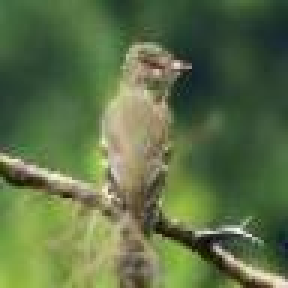
#> input picture q_1.jpg, 96 x 96 px (shown 3 times larger)
$ jupyter execute --allow-errors the1.ipynb
#> lines starting #> are read from the running program, lines starting #| are printed output that depends on the picture
[cell 1]
# 2.2.1 - Per Channel Color Histogram
import cv2
import numpy as np
import matplotlib.pyplot as plt

[cell 2]
# Read in an image
image = cv2.imread('q_1.jpg')
#> image is the input picture: shape (96, 96, 3); mean B, G, R 70.4, 111.6, 93
# Take each channel
image_b = image[:,:,0]
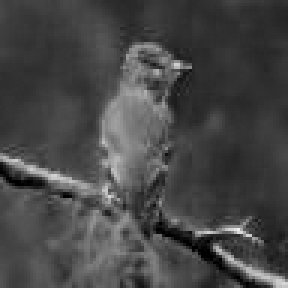
#> image_b: shape (96, 96) (shown 3 times larger); min 0, max 239, mean 70.4
image_g = image[:,:,1]
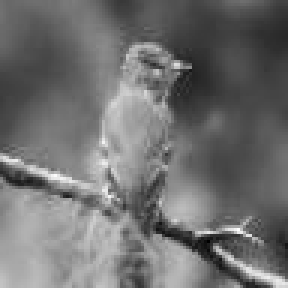
#> image_g: shape (96, 96) (shown 3 times larger); min 0, max 255, mean 111.6
image_r = image[:,:,2]
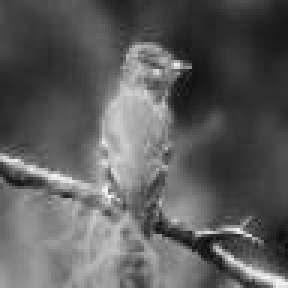
#> image_r: shape (96, 96) (shown 3 times larger); min 6, max 254, mean 93
image_b.shape
image.shape
#> Out = (96, 96, 3)

[cell 3]
# write the version of this function with no for loops
def per_channel_histogram(image,interval):
#> called with interval = 64
    histogram_b = np.bincount(np.int_(image[:,:,0].flatten()/interval),minlength=int(256/interval))
#> histogram_b = [4880, 3716, 579, 41]
    histogram_g = np.bincount(np.int_(image[:,:,1].flatten()/interval),minlength=int(256/interval))
#> histogram_g = [1019, 5024, 2970, 203]
    histogram_r = np.bincount(np.int_(image[:,:,2].flatten()/interval),minlength=int(256/interval))
#> histogram_r = [3411, 3239, 2313, 253]
    #take an array of three histograms
    histogram = np.array([histogram_b, histogram_g, histogram_r])
#> histogram = [[4880, 3716, 579, 41], [1019, 5024, 2970, 203], [3411, 3239, 2313, 253]]
    return histogram

[cell 4]
print(per_channel_histogram(image,64))
#| [[4880 3716  579   41]
#|  [1019 5024 2970  203]
#|  [3411 3239 2313  253]]

[cell 5]
def color_3d_histogram(image,interval):
    r_combinations, g_combinations, b_combinations = np.meshgrid(np.arange(len(per_channel_histogram(image,interval)[0])), np.arange(len(per_channel_histogram(image,interval)[1])), np.arange(len(per_channel_histogram(image,interval)[2])), indexing='ij')
    comb_arr = np.stack([r_combinations, g_combinations, b_combinations], axis=-1)
    flattened = comb_arr.reshape((-1, 3)).astype("uint32")
    histogram_3d = np.zeros((int(256/interval)**3))
    for flat in flattened:
        index = int(flat[0] * (256/interval) ** 2 + flat[1] * (256/interval) + flat[2])
        histogram_3d[index] = per_channel_histogram(image,interval)[0][flat[0]] + per_channel_histogram(image,interval)[1][flat[1]] + per_channel_histogram(image,interval)[2][flat[2]]
    return histogram_3d

[cell 6]
def split_image(image, grid_size):

    # Get the dimensions of the original image
#> called with grid_size = 2
    height, width, channels = image.shape
#> height = 96; width = 96; channels = 3

    # Calculate the size of each grid cell
    cell_height = height // grid_size
#> cell_height = 48
    cell_width = width // grid_size
#> cell_width = 48

    # Reshape the image to a 2D array to make slicing easier
    reshaped_image = image.reshape(grid_size, cell_height, grid_size, cell_width, channels)

    # Swap axes to get the final grid
    grid = reshaped_image.transpose(0, 2, 1, 3, 4).reshape(-1, cell_height, cell_width, channels)

    return grid

def extract_grid_histograms(image,grid,interval):
    size = int(96 / grid)
    hists = []
    for i in range(0, grid):
        for j in range(0, grid):
            p = image[i * size:(i + 1) * size, j * size:(j + 1) * size]
            hists.append(per_channel_histogram(p,interval))
    return np.array(hists)

[cell 7]
#plot the splitted image with 2,2 subplots
fig, ax = plt.subplots(2,2)
ax[0,0].imshow(split_image(image, 2)[0])
ax[0,1].imshow(split_image(image, 2)[1])
ax[1,0].imshow(split_image(image, 2)[2])
ax[1,1].imshow(split_image(image, 2)[3])
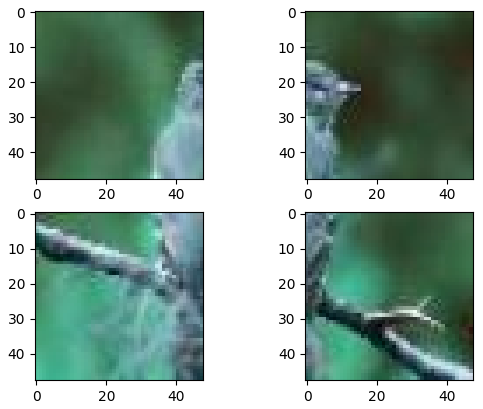
#> figure drawn by matplotlib, 4 panels

[cell 8]
def rgb_to_hsv(image):
    #convert bgr to rgb with numpy
    image = image[:, :, ::-1]
    height, width, channels = image.shape
#> height = 96; width = 96; channels = 3
    img_exp = np.expand_dims(image, axis=0)

    img_exp =  img_exp.reshape(-1, channels) / 255.0
    r,g,b = img_exp[:,2], img_exp[:,1], img_exp[:,0]
#> r = 9216 values, max 0.937 at index 7375, min 0 at index 5472, mean 0.276; g = 9216 values, max 1 at index 7375, min 0 at index 7749, mean 0.438; b = 9216 values, max 0.996 at index 6276, min 0.0235 at index 7749, mean 0.365
    maxc = np.maximum(np.maximum(r,g),b)
#> maxc = 9216 values, max 1 at index 7375, min 0.0235 at index 7749, mean 0.444
    max_index = np.argmax(img_exp,axis = 1)
#> max_index = 9216 values, max 2 at index 1147, min 0 at index 1582, mean 0.83
    minc = np.minimum(np.minimum(r,g),b)
#> minc = 9216 values, max 0.937 at index 7375, min 0 at index 5472, mean 0.271
    delta = maxc - minc
#> delta = 9216 values, max 0.482 at index 6686, min 0 at index 7849, mean 0.173

    value = maxc
#> value has the same summary as maxc

    # saturation is 0 if maxc = 0, delta/maxc if maxc>0
    saturation = (maxc > 0) * (delta / maxc)
#> saturation = 9216 values, max 1 at index 5472, min 0 at index 7849, mean 0.394

    nonzero_delta = delta != 0
    hue = np.zeros(maxc.shape)
#> hue = 9216 values from 0 to 0
    mask1 = (max_index == 0) & nonzero_delta
    mask2 = (max_index == 1) & nonzero_delta
    mask3 = (max_index == 2) & nonzero_delta


    hue[mask1] = (1/6) * (((img_exp[mask1,1]-img_exp[mask1,2])/delta[mask1]) % 6)
    hue[mask2] = (1/6) * (((img_exp[mask2,2]-img_exp[mask2,1])/delta[mask2]) + 2 )
    hue[mask3] = (1/6) * (((img_exp[mask3,0]-img_exp[mask3,1])/delta[mask3]) + 4 )


    # map between 0 and 255
    hue = hue * 255
    hue = hue.astype("uint8")
    saturation = saturation * 255
#> saturation = 9216 values, max 255 at index 5472, min 0 at index 7849, mean 100.5
    saturation = saturation.astype("uint8")
#> saturation = 9216 values, max 255 at index 5472, min 0 at index 7849, mean 99.97
    value = value * 255
#> value = 9216 values, max 255 at index 7375, min 6 at index 7749, mean 113.3
    value = value.astype("uint8")

    hsv_image = np.stack([hue, saturation, value], axis=-1)
    hsv_image = hsv_image.reshape(height,width,channels)
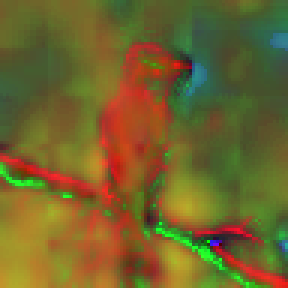
#> hsv_image: shape (96, 96, 3) (shown 3 times larger); mean of channels 0, 1, 2 43.1, 100, 113.3; drawn as B, G, R
    return hsv_image

[cell 9]
np.max(rgb_to_hsv(image)[:,:,2])
#> Out = 255
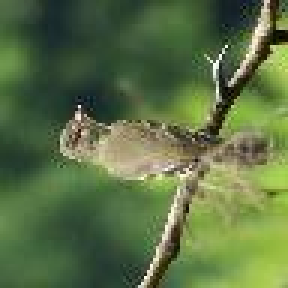
#> input picture q_2.jpg, 96 x 96 px (shown 3 times larger)

[cell 10]
def l1(hist):
    prob_dist = hist / np.sum(hist)
    return prob_dist

[cell 11]
def similarity_check_per_channel(image1,image2,interval):
#> called with interval = 64
    histogram_1 = per_channel_histogram(image1,interval)
#> histogram_1 has the same summary as histogram in per_channel_histogram
    histogram_2 = per_channel_histogram(image2,interval)
#> histogram_2 = [[4946, 3736, 452, 82], [1208, 4853, 2714, 441], [3471, 3306, 2167, 272]]
#> image2 is the input picture: shape (96, 96, 3); mean B, G, R 68.3, 112.4, 91.3
    #calculate the similarity between those two histograms for each channel and take an average
    sm1 = np.sum(np.minimum(l1(histogram_1[0]),l1(histogram_2[0])))
#> in l1, `prob_dist = hist / np.sum(hist)`: prob_dist = [0.53, 0.403, 0.0628, 0.00445]
#> sm1 = 0.986
    sm2 = np.sum(np.minimum(l1(histogram_1[1]),l1(histogram_2[1])))
#> sm2 = 0.954
    sm3 = np.sum(np.minimum(l1(histogram_1[2]),l1(histogram_2[2])))
#> sm3 = 0.984
    similarity = (sm1 + sm2 + sm3)/3
#> similarity = 0.975
    return similarity
def similarity_check_per_channel_histograms(histogram_1,histogram_2):
    sm1 = np.sum(np.minimum(l1(histogram_1[0]),l1(histogram_2[0])))
    sm2 = np.sum(np.minimum(l1(histogram_1[1]),l1(histogram_2[1])))
    sm3 = np.sum(np.minimum(l1(histogram_1[2]),l1(histogram_2[2])))
    similarity = (sm1 + sm2 + sm3)/3
    return similarity

[cell 12]
similarity_check_per_channel(image,cv2.imread("q_2.jpg"),64)
#> Out = 0.975

[cell 13]
def similarity_check_3d(image1,image2,interval):
    histogram_1 = color_3d_histogram(image1,interval)
#> in color_3d_histogram, `flattened = comb_arr.reshape((-1, 3)).astype("uint32")`: flattened = [[0, 0, 0], [0, 0, 1], [0, 1, 0], [0, 1, 1], [1, 0, 0], [1, 0, 1], [1, 1, 0], [1, 1, 1]]
#> the loop in color_3d_histogram, `for flat in flattened:` made 8 passes
#> after the loop in color_3d_histogram, `for flat in flattened:`: histogram_3d = [21289, 17205, 18419, 14335, 13313, 9229, 10443, 6359]
#> histogram_1 has the same summary as histogram_3d in color_3d_histogram
    histogram_2 = color_3d_histogram(image2,interval)
#> the loop in color_3d_histogram (call 2), `for flat in flattened:` made 8 passes
#> histogram_2 = [21520, 17182, 18614, 14276, 13372, 9034, 10466, 6128]
    #calculate the similarity between those two histograms for each channel and take an average
    similarity = np.sum(np.minimum(l1(histogram_1),l1(histogram_2)))
#> similarity = 0.995
    return similarity

def similarity_check_3d_histograms(histogram_1,histogram_2):
    #calculate the similarity between those two histograms for each channel and take an average
    similarity = np.sum(np.minimum(l1(histogram_1),l1(histogram_2)))
    return similarity

[cell 14]
similarity_check_3d(image,cv2.imread("q_2.jpg"),128)
#> Out = 0.995

[cell 15]
#get the images in the suppord_96 folder
import os
import glob
import cv2
import numpy as np

def get_images(path):
    #get all the images in the directory
    images = [cv2.imread(file) for file in glob.glob(path)]
    return images
def get_image_names(path):
    #get all the images in the directory
    images = [file.split(os.sep)[1] for file in glob.glob(path)]
    return images

images_support = get_images("support_96/*.jpg")
image_names_support = get_image_names("support_96/*.jpg")
images_query1 = get_images("query_1/*.jpg")
image_names_query1 = get_image_names("query_1/*.jpg")
images_query2 = get_images("query_2/*.jpg")
image_names_query2 = get_image_names("query_2/*.jpg")
images_query3 = get_images("query_3/*.jpg")
image_names_query3 = get_image_names("query_3/*.jpg")

def top1_calculator(support,query,names_support,names_query,interval,type,hsv_true):
    counter = 0
    if hsv_true:
        supportcop = []
        querycop = []
        for xk in range(len(support)):
            supportcop.append(rgb_to_hsv(support[xk]))
        for yk in range(len(query)):
            querycop.append(rgb_to_hsv(query[yk]))
    else:
        supportcop = support
        querycop = query

    if type == '3d':
        histlistsupport = np.array([color_3d_histogram(i, interval) for i in supportcop])
        histlistquery = np.array([color_3d_histogram(i, interval) for i in querycop])
        for i in range(len(histlistquery)):
            similarities = np.array([similarity_check_3d_histograms(histlistquery[i], histlistsupport[j]) for j in range(len(histlistsupport))])
            if names_query[i]==names_support[np.argmax(similarities)]:
                counter+=1
    elif type == 'per_channel':
        histlistsupport = np.array([per_channel_histogram(i, interval) for i in supportcop])
        histlistquery = np.array([per_channel_histogram(i, interval) for i in querycop])
        for i in range(len(histlistquery)):
            similarities = np.array([similarity_check_per_channel_histograms(histlistquery[i], histlistsupport[j]) for j in range(len(histlistsupport))])
            if names_query[i]==names_support[np.argmax(similarities)]:
                counter+=1
    print("Top1 Accuracy: ",counter/len(histlistquery)*100)

query_names = [image_names_query1,image_names_query2,image_names_query3]
#> (the rest of this cell did not finish here and is left out)

[cell 16]
#get the images in the suppord_96 folder
import os
import glob
import cv2
import numpy as np

def get_images(path):
    #get all the images in the directory
    images = [cv2.imread(file) for file in glob.glob(path)]
    return images
def get_image_names(path):
    #get all the images in the directory
    images = [file.split(os.sep)[1] for file in glob.glob(path)]
    return images

images_support = get_images("support_96/*.jpg")
image_names_support = get_image_names("support_96/*.jpg")
images_query1 = get_images("query_1/*.jpg")
image_names_query1 = get_image_names("query_1/*.jpg")
images_query2 = get_images("query_2/*.jpg")
image_names_query2 = get_image_names("query_2/*.jpg")
images_query3 = get_images("query_3/*.jpg")
image_names_query3 = get_image_names("query_3/*.jpg")

def top1_calculator_grid(support,query,names_support,names_query,interval,type,hsv_true,grid_size):
#> called with interval = 8, type = 'per_channel', hsv_true = True, grid_size = 2
    counter = 0
    if hsv_true:
        supportcop = []
        querycop = []
        for xk in range(len(support)):
            supportcop.append(rgb_to_hsv(support[xk]))
        for yk in range(len(query)):
            querycop.append(rgb_to_hsv(query[yk]))
    else:
        supportcop = support
        querycop = query

    support_grid = np.array([split_image(i, grid_size) for i in supportcop])
    query_grid = np.array([split_image(i, grid_size) for i in querycop])

    if type == '3d':

        histlistsupport = np.array([[color_3d_histogram(j, interval) for j in i] for i in support_grid])
        histlistquery = np.array([[color_3d_histogram(j, interval) for j in i] for i in query_grid])

        for i in range(len(histlistquery)):
            similarity_score = np.zeros(200)
            for j in range(len(histlistsupport)):
                similarity_grid = [similarity_check_3d_histograms(histlistquery[i][k], histlistsupport[j][k]) for k in range(grid_size * grid_size)]

                similarity_score[j] += np.sum(np.array(similarity_grid))/len(similarity_grid)

            if names_query[i]==names_support[np.argmax(similarity_score)]:
                counter+=1
    elif type == 'per_channel':

        histlistsupport = np.array([[per_channel_histogram(j, interval) for j in i] for i in support_grid])
        histlistquery = np.array([[per_channel_histogram(j, interval) for j in i] for i in query_grid])

        for i in range(len(histlistquery)):
            similarities = np.array([np.mean([similarity_check_per_channel_histograms(histlistquery[i][k], histlistsupport[j][k]) for k in range(grid_size * grid_size)]) for j in range(len(histlistsupport))])
            if names_query[i]==names_support[np.argmax(similarities)]:
                counter+=1


    print("Top1 Accuracy: ",counter/len(names_query)*100)
    return counter/len(names_query)*100

#> (the rest of this cell did not finish here and is left out)
